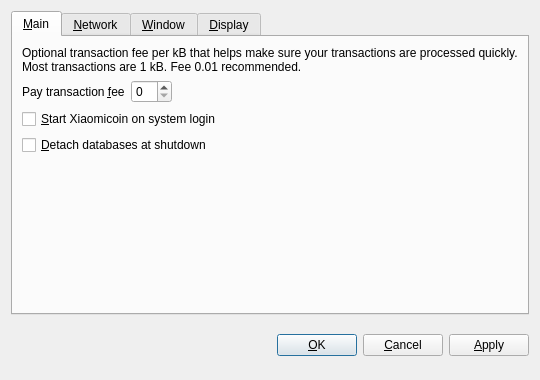
<?xml version="1.0" encoding="UTF-8"?>
<ui version="4.0">
 <class>OptionsDialog</class>
 <widget class="QDialog" name="OptionsDialog">
  <property name="geometry">
   <rect>
    <x>0</x>
    <y>0</y>
    <width>540</width>
    <height>380</height>
   </rect>
  </property>
  <property name="windowTitle">
   <string>Options</string>
  </property>
  <property name="modal">
   <bool>true</bool>
  </property>
  <layout class="QVBoxLayout" name="verticalLayout">
   <item>
    <widget class="QTabWidget" name="tabWidget">
     <property name="tabPosition">
      <enum>QTabWidget::North</enum>
     </property>
     <property name="currentIndex">
      <number>0</number>
     </property>
     <widget class="QWidget" name="tabMain">
      <attribute name="title">
       <string>&amp;Main</string>
      </attribute>
      <layout class="QVBoxLayout" name="verticalLayout_Main">
       <item>
        <widget class="QLabel" name="transactionFeeInfoLabel">
         <property name="text">
          <string>Optional transaction fee per kB that helps make sure your transactions are processed quickly. Most transactions are 1 kB. Fee 0.01 recommended.</string>
         </property>
         <property name="textFormat">
          <enum>Qt::PlainText</enum>
         </property>
         <property name="wordWrap">
          <bool>true</bool>
         </property>
        </widget>
       </item>
       <item>
        <layout class="QHBoxLayout" name="horizontalLayout_Main">
         <item>
          <widget class="QLabel" name="transactionFeeLabel">
           <property name="text">
            <string>Pay transaction &amp;fee</string>
           </property>
           <property name="textFormat">
            <enum>Qt::PlainText</enum>
           </property>
           <property name="buddy">
            <cstring>transactionFee</cstring>
           </property>
          </widget>
         </item>
         <item>
          <widget class="BitcoinAmountField" name="transactionFee"/>
         </item>
         <item>
          <spacer name="horizontalSpacer_Main">
           <property name="orientation">
            <enum>Qt::Horizontal</enum>
           </property>
           <property name="sizeHint" stdset="0">
            <size>
             <width>40</width>
             <height>20</height>
            </size>
           </property>
          </spacer>
         </item>
        </layout>
       </item>
       <item>
        <widget class="QCheckBox" name="bitcoinAtStartup">
         <property name="toolTip">
          <string>Automatically start Xiaomicoin after logging in to the system.</string>
         </property>
         <property name="text">
          <string>&amp;Start Xiaomicoin on system login</string>
         </property>
        </widget>
       </item>
       <item>
        <widget class="QCheckBox" name="detachDatabases">
         <property name="toolTip">
          <string>Detach block and address databases at shutdown. This means they can be moved to another data directory, but it slows down shutdown. The wallet is always detached.</string>
         </property>
         <property name="text">
          <string>&amp;Detach databases at shutdown</string>
         </property>
        </widget>
       </item>
       <item>
        <spacer name="verticalSpacer_Main">
         <property name="orientation">
          <enum>Qt::Vertical</enum>
         </property>
         <property name="sizeHint" stdset="0">
          <size>
           <width>20</width>
           <height>40</height>
          </size>
         </property>
        </spacer>
       </item>
      </layout>
     </widget>
     <widget class="QWidget" name="tabNetwork">
      <attribute name="title">
       <string>&amp;Network</string>
      </attribute>
      <layout class="QVBoxLayout" name="verticalLayout_Network">
       <item>
        <widget class="QCheckBox" name="mapPortUpnp">
         <property name="toolTip">
          <string>Automatically open the Xiaomicoin client port on the router. This only works when your router supports UPnP and it is enabled.</string>
         </property>
         <property name="text">
          <string>Map port using &amp;UPnP</string>
         </property>
        </widget>
       </item>
       <item>
        <widget class="QCheckBox" name="connectSocks">
         <property name="toolTip">
          <string>Connect to the Xiaomicoin network through a SOCKS proxy (e.g. when connecting through Tor).</string>
         </property>
         <property name="text">
          <string>&amp;Connect through SOCKS proxy:</string>
         </property>
        </widget>
       </item>
       <item>
        <layout class="QHBoxLayout" name="horizontalLayout_Network">
         <item>
          <widget class="QLabel" name="proxyIpLabel">
           <property name="text">
            <string>Proxy &amp;IP:</string>
           </property>
           <property name="textFormat">
            <enum>Qt::PlainText</enum>
           </property>
           <property name="buddy">
            <cstring>proxyIp</cstring>
           </property>
          </widget>
         </item>
         <item>
          <widget class="QValidatedLineEdit" name="proxyIp">
           <property name="maximumSize">
            <size>
             <width>140</width>
             <height>16777215</height>
            </size>
           </property>
           <property name="toolTip">
            <string>IP address of the proxy (e.g. 127.0.0.1)</string>
           </property>
          </widget>
         </item>
         <item>
          <widget class="QLabel" name="proxyPortLabel">
           <property name="text">
            <string>&amp;Port:</string>
           </property>
           <property name="textFormat">
            <enum>Qt::PlainText</enum>
           </property>
           <property name="buddy">
            <cstring>proxyPort</cstring>
           </property>
          </widget>
         </item>
         <item>
          <widget class="QLineEdit" name="proxyPort">
           <property name="maximumSize">
            <size>
             <width>55</width>
             <height>16777215</height>
            </size>
           </property>
           <property name="toolTip">
            <string>Port of the proxy (e.g. 9050)</string>
           </property>
          </widget>
         </item>
         <item>
          <widget class="QLabel" name="socksVersionLabel">
           <property name="text">
            <string>SOCKS &amp;Version:</string>
           </property>
           <property name="textFormat">
            <enum>Qt::PlainText</enum>
           </property>
           <property name="buddy">
            <cstring>socksVersion</cstring>
           </property>
          </widget>
         </item>
         <item>
          <widget class="QValueComboBox" name="socksVersion">
           <property name="toolTip">
            <string>SOCKS version of the proxy (e.g. 5)</string>
           </property>
          </widget>
         </item>
         <item>
          <spacer name="horizontalSpacer_Network">
           <property name="orientation">
            <enum>Qt::Horizontal</enum>
           </property>
           <property name="sizeHint" stdset="0">
            <size>
             <width>40</width>
             <height>20</height>
            </size>
           </property>
          </spacer>
         </item>
        </layout>
       </item>
       <item>
        <spacer name="verticalSpacer_Network">
         <property name="orientation">
          <enum>Qt::Vertical</enum>
         </property>
         <property name="sizeHint" stdset="0">
          <size>
           <width>20</width>
           <height>40</height>
          </size>
         </property>
        </spacer>
       </item>
      </layout>
     </widget>
     <widget class="QWidget" name="tabWindow">
      <attribute name="title">
       <string>&amp;Window</string>
      </attribute>
      <layout class="QVBoxLayout" name="verticalLayout_Window">
       <item>
        <widget class="QCheckBox" name="minimizeToTray">
         <property name="toolTip">
          <string>Show only a tray icon after minimizing the window.</string>
         </property>
         <property name="text">
          <string>&amp;Minimize to the tray instead of the taskbar</string>
         </property>
        </widget>
       </item>
       <item>
        <widget class="QCheckBox" name="minimizeOnClose">
         <property name="toolTip">
          <string>Minimize instead of exit the application when the window is closed. When this option is enabled, the application will be closed only after selecting Quit in the menu.</string>
         </property>
         <property name="text">
          <string>M&amp;inimize on close</string>
         </property>
        </widget>
       </item>
       <item>
        <spacer name="verticalSpacer_Window">
         <property name="orientation">
          <enum>Qt::Vertical</enum>
         </property>
         <property name="sizeHint" stdset="0">
          <size>
           <width>20</width>
           <height>40</height>
          </size>
         </property>
        </spacer>
       </item>
      </layout>
     </widget>
     <widget class="QWidget" name="tabDisplay">
      <attribute name="title">
       <string>&amp;Display</string>
      </attribute>
      <layout class="QVBoxLayout" name="verticalLayout_Display">
       <item>
        <layout class="QHBoxLayout" name="horizontalLayout_1_Display">
         <item>
          <widget class="QLabel" name="langLabel">
           <property name="text">
            <string>User Interface &amp;language:</string>
           </property>
           <property name="textFormat">
            <enum>Qt::PlainText</enum>
           </property>
           <property name="buddy">
            <cstring>lang</cstring>
           </property>
          </widget>
         </item>
         <item>
          <widget class="QValueComboBox" name="lang">
           <property name="toolTip">
            <string>The user interface language can be set here. This setting will take effect after restarting Xiaomicoin.</string>
           </property>
          </widget>
         </item>
        </layout>
       </item>
       <item>
        <layout class="QHBoxLayout" name="horizontalLayout_2_Display">
         <item>
          <widget class="QLabel" name="unitLabel">
           <property name="text">
            <string>&amp;Unit to show amounts in:</string>
           </property>
           <property name="textFormat">
            <enum>Qt::PlainText</enum>
           </property>
           <property name="buddy">
            <cstring>unit</cstring>
           </property>
          </widget>
         </item>
         <item>
          <widget class="QValueComboBox" name="unit">
           <property name="toolTip">
            <string>Choose the default subdivision unit to show in the interface and when sending coins.</string>
           </property>
          </widget>
         </item>
        </layout>
       </item>
       <item>
        <widget class="QCheckBox" name="displayAddresses">
         <property name="toolTip">
          <string>Whether to show Xiaomicoin addresses in the transaction list.</string>
         </property>
         <property name="text">
          <string>&amp;Display addresses in transaction list</string>
         </property>
        </widget>
       </item>
       <item>
        <widget class="QCheckBox" name="coinControlFeatures">
         <property name="toolTip">
          <string>Whether to show coin control features or not.</string>
         </property>
         <property name="text">
          <string>Display coin &amp;control features (experts only!)</string>
         </property>
        </widget>
       </item>
       <item>
        <spacer name="verticalSpacer_Display">
         <property name="orientation">
          <enum>Qt::Vertical</enum>
         </property>
         <property name="sizeHint" stdset="0">
          <size>
           <width>20</width>
           <height>40</height>
          </size>
         </property>
        </spacer>
       </item>
      </layout>
     </widget>
    </widget>
   </item>
   <item>
    <layout class="QHBoxLayout" name="horizontalLayout_Buttons">
     <item>
      <spacer name="horizontalSpacer_1">
       <property name="orientation">
        <enum>Qt::Horizontal</enum>
       </property>
       <property name="sizeHint" stdset="0">
        <size>
         <width>40</width>
         <height>48</height>
        </size>
       </property>
      </spacer>
     </item>
     <item>
      <widget class="QLabel" name="statusLabel">
       <property name="font">
        <font>
         <weight>75</weight>
         <bold>true</bold>
        </font>
       </property>
       <property name="text">
        <string/>
       </property>
       <property name="textFormat">
        <enum>Qt::PlainText</enum>
       </property>
       <property name="wordWrap">
        <bool>true</bool>
       </property>
      </widget>
     </item>
     <item>
      <spacer name="horizontalSpacer_2">
       <property name="orientation">
        <enum>Qt::Horizontal</enum>
       </property>
       <property name="sizeHint" stdset="0">
        <size>
         <width>40</width>
         <height>48</height>
        </size>
       </property>
      </spacer>
     </item>
     <item>
      <widget class="QPushButton" name="okButton">
       <property name="text">
        <string>&amp;OK</string>
       </property>
      </widget>
     </item>
     <item>
      <widget class="QPushButton" name="cancelButton">
       <property name="text">
        <string>&amp;Cancel</string>
       </property>
       <property name="autoDefault">
        <bool>false</bool>
       </property>
      </widget>
     </item>
     <item>
      <widget class="QPushButton" name="applyButton">
       <property name="text">
        <string>&amp;Apply</string>
       </property>
       <property name="autoDefault">
        <bool>false</bool>
       </property>
      </widget>
     </item>
    </layout>
   </item>
  </layout>
 </widget>
 <customwidgets>
  <customwidget>
   <class>BitcoinAmountField</class>
   <extends>QSpinBox</extends>
   <header>bitcoinamountfield.h</header>
  </customwidget>
  <customwidget>
   <class>QValueComboBox</class>
   <extends>QComboBox</extends>
   <header>qvaluecombobox.h</header>
  </customwidget>
  <customwidget>
   <class>QValidatedLineEdit</class>
   <extends>QLineEdit</extends>
   <header>qvalidatedlineedit.h</header>
  </customwidget>
 </customwidgets>
 <resources/>
 <connections/>
</ui>
